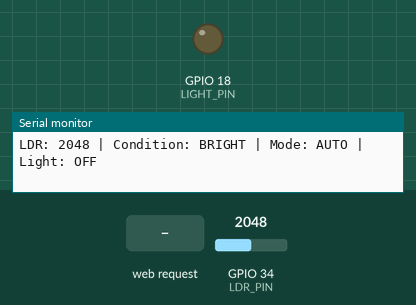
Simulated run of this program. Board: ESP32. On the bench: output pins drawn as LEDs (lit = HIGH), the last lines printed to the serial monitor. Inputs (shaded band) come from the test bench; at power-on: GPIO 34 (LDR_PIN) = 2048 (analog values on the 0–4095 scale). WiFi joins after 1.5 s; servers stay silent unless stated.

Above: at 2.7 s.
2.8 s: GPIO 34 (LDR_PIN) set to 1573
4.3 s: GPIO 34 (LDR_PIN) set to 1473
At 5.1 s:
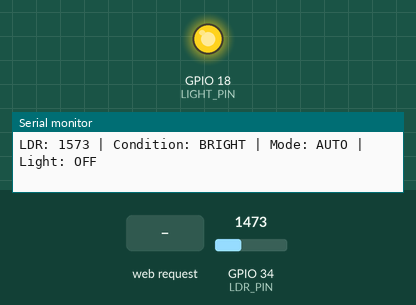
6.0 s: HTTP request GET /mode/manual received
At 7.1 s:
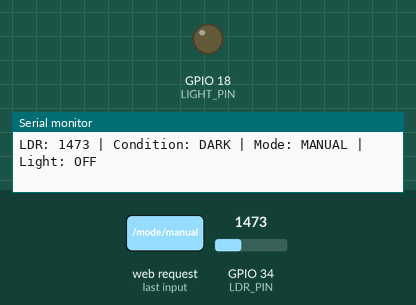
9.0 s: HTTP request GET /mode/auto received
At 9.4 s:
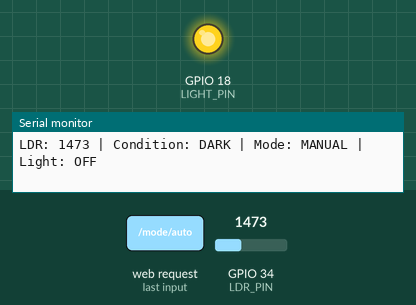
10.5 s: GPIO 34 (LDR_PIN) set to 1540
At 11.1 s:
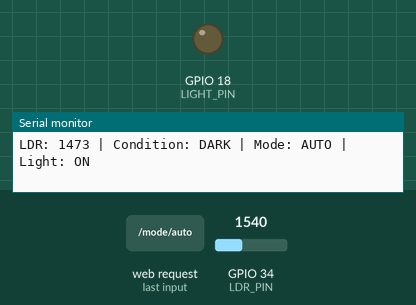
Timing chart, 0 to 13.0 s (numbered marks = the images above; inputs shaded):
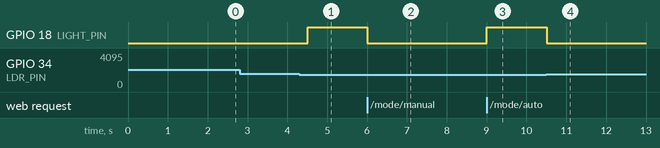

Measured:
- the behaviour switches between 1500 and 1499 on GPIO 34 (LDR_PIN) (found by bisection; images 0 and 1)
- after the input at 4.3 s, GPIO 18 (LIGHT_PIN): LOW → HIGH after 0.21 s
- after the input at 6.0 s, GPIO 18 (LIGHT_PIN): HIGH → LOW at once
- after the input at 9.0 s, GPIO 18 (LIGHT_PIN): LOW → HIGH at once
- after the input at 10.5 s, GPIO 18 (LIGHT_PIN): HIGH → LOW at once

The program:

main.cpp
```cpp
#include <Arduino.h>
#include <WiFi.h>
#include <WebServer.h>

const int LDR_PIN = 34;
const int LIGHT_PIN = 18;
const int DARK_THRESHOLD = 1500;  // Adjust after checking LDR readings

const char *WIFI_SSID = "Wokwi-GUEST";
const char *WIFI_PASSWORD = "";

WebServer server(80);

int lightLevel = 0;
bool isDark = false;
bool automaticMode = true;
bool manualLightOn = false;
bool lightIsOn = false;

const char INDEX_HTML[] PROGMEM = R"rawliteral(
<!DOCTYPE html>
<html>
<head>
  <meta name="viewport" content="width=device-width, initial-scale=1">
  <title>ESP32 Smart Room Light</title>
  <style>
    body {
      font-family: Arial, sans-serif;
      background: #eef4f2;
      color: #18332d;
      text-align: center;
      margin: 0;
      padding: 24px;
    }
    .card {
      max-width: 460px;
      margin: 20px auto;
      padding: 24px;
      background: white;
      border-radius: 18px;
      box-shadow: 0 4px 18px #0002;
    }
    h1 { margin-top: 0; }
    .reading { font-size: 2rem; font-weight: bold; }
    button {
      margin: 7px;
      padding: 12px 18px;
      border: 0;
      border-radius: 10px;
      background: #16855b;
      color: white;
      font-size: 1rem;
      cursor: pointer;
    }
    button:disabled { background: #aaa; cursor: not-allowed; }
    .status { font-weight: bold; }
  </style>
</head>
<body>
  <div class="card">
    <h1>Smart Room Light</h1>

    <p>Light level</p>
    <div class="reading" id="ldr">--</div>

    <p>Room condition: <span class="status" id="condition">--</span></p>
    <p>Mode: <span class="status" id="mode">--</span></p>
    <p>Room light: <span class="status" id="light">--</span></p>

    <h3>Control mode</h3>
    <button onclick="sendCommand('/mode/auto')">AUTO</button>
    <button onclick="sendCommand('/mode/manual')">MANUAL</button>

    <h3>Manual light control</h3>
    <button id="onButton" onclick="sendCommand('/light/on')">TURN ON</button>
    <button id="offButton" onclick="sendCommand('/light/off')">TURN OFF</button>
  </div>

  <script>
    async function sendCommand(path) {
      await fetch(path);
      updateStatus();
    }

    async function updateStatus() {
      try {
        const response = await fetch('/status');
        const data = await response.json();

        document.getElementById('ldr').textContent = data.ldr;
        document.getElementById('condition').textContent = data.condition;
        document.getElementById('mode').textContent = data.mode;
        document.getElementById('light').textContent = data.light;

        document.getElementById('onButton').disabled = data.mode !== 'MANUAL';
        document.getElementById('offButton').disabled = data.mode !== 'MANUAL';
      } catch (error) {
        document.getElementById('condition').textContent = 'Connecting...';
      }
    }

    updateStatus();
    setInterval(updateStatus, 1000);
  </script>
</body>
</html>
)rawliteral";

void updateLight() {
  isDark = lightLevel < DARK_THRESHOLD;

  if (automaticMode) {
    lightIsOn = isDark;
  } else {
    lightIsOn = manualLightOn;
  }

  digitalWrite(LIGHT_PIN, lightIsOn ? HIGH : LOW);
}

void handleStatus() {
  String json = "{";
  json += "\"ldr\":" + String(lightLevel) + ",";
  json += "\"condition\":\"" + String(isDark ? "DARK" : "BRIGHT") + "\",";
  json += "\"mode\":\"" + String(automaticMode ? "AUTO" : "MANUAL") + "\",";
  json += "\"light\":\"" + String(lightIsOn ? "ON" : "OFF") + "\"";
  json += "}";

  server.send(200, "application/json", json);
}

void setup() {
  Serial.begin(115200);

  pinMode(LIGHT_PIN, OUTPUT);
  digitalWrite(LIGHT_PIN, LOW);
  analogReadResolution(12);

  lightLevel = analogRead(LDR_PIN);
  updateLight();

  Serial.println();
  Serial.println("Connecting to Wi-Fi...");
  WiFi.mode(WIFI_STA);
  WiFi.begin(WIFI_SSID, WIFI_PASSWORD, 6);

  while (WiFi.status() != WL_CONNECTED) {
    delay(250);
    Serial.print(".");
  }

  Serial.println();
  Serial.println("Wi-Fi connected!");
  Serial.print("ESP32 IP address: ");
  Serial.println(WiFi.localIP());

  server.on("/", HTTP_GET, []() {
    server.send_P(200, "text/html", INDEX_HTML);
  });

  server.on("/status", HTTP_GET, handleStatus);

  server.on("/mode/auto", HTTP_GET, []() {
    automaticMode = true;
    updateLight();
    server.send(200, "text/plain", "AUTO mode");
  });

  server.on("/mode/manual", HTTP_GET, []() {
    automaticMode = false;
    updateLight();
    server.send(200, "text/plain", "MANUAL mode");
  });

  server.on("/light/on", HTTP_GET, []() {
    if (!automaticMode) {
      manualLightOn = true;
      updateLight();
    }
    server.send(200, "text/plain", "Light ON command received");
  });

  server.on("/light/off", HTTP_GET, []() {
    if (!automaticMode) {
      manualLightOn = false;
      updateLight();
    }
    server.send(200, "text/plain", "Light OFF command received");
  });

  server.begin();
  Serial.println("Web server started.");
  Serial.println("Open http://localhost:8180 in your browser.");
}

void loop() {
  server.handleClient();

  static unsigned long lastSensorRead = 0;
  static unsigned long lastSerialPrint = 0;
  const unsigned long now = millis();

  if (now - lastSensorRead >= 250) {
    lastSensorRead = now;
    lightLevel = analogRead(LDR_PIN);
    updateLight();
  }

  if (now - lastSerialPrint >= 1000) {
    lastSerialPrint = now;

    Serial.print("LDR: ");
    Serial.print(lightLevel);
    Serial.print(" | Condition: ");
    Serial.print(isDark ? "DARK" : "BRIGHT");
    Serial.print(" | Mode: ");
    Serial.print(automaticMode ? "AUTO" : "MANUAL");
    Serial.print(" | Light: ");
    Serial.println(lightIsOn ? "ON" : "OFF");
  }
}
```
